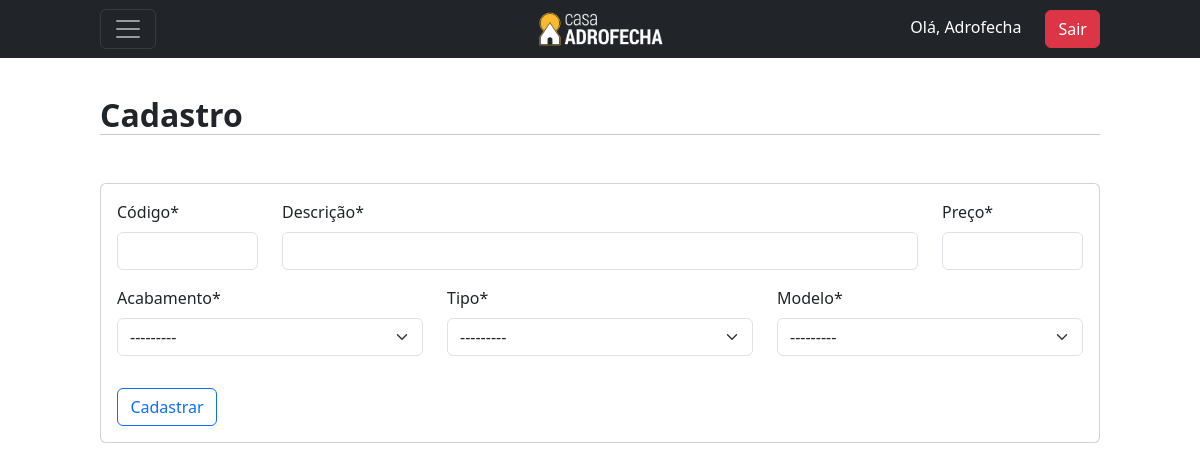
/cadastrar/puxador (signed in), run on the app's committed database.
### cadastros/models.py (models this page shows)
class Acabamento(models.Model):
    acabamento = models.CharField(max_length=50, unique=True)
    class Meta:
        verbose_name = 'Acabamento'
        verbose_name_plural = 'Acabamentos'
        ordering = ["acabamento"]
    def __str__(self):
        return self.acabamento

class Tipo(models.Model):
    tipo = models.CharField(max_length=30, unique=True)
    class Meta:
        ordering = ["tipo"]
    def __str__(self):
        return self.tipo

class ModeloPuxador(models.Model):
    modelo = models.CharField(max_length=10, unique=True)
    class Meta:
        verbose_name = 'Modelo Puxador'
        verbose_name_plural = 'Modelo Puxadores'
        ordering = ["modelo"]
    def __str__(self):
        return self.modelo

### cadastros/views.py (the view)
# urls.py: path('cadastrar/puxador', PuxadorCreate.as_view(), name='cadastrar-puxador'),
class PuxadorCreate(LoginRequiredMixin,PermissionRequiredMixin, CreateView):
    model = Puxador
    fields = ['codigo', 'descricao', 'preco', 'acabamento', 'tipo', 'modelo']
    template_name = 'cadastros/CadPuxador.html'
    success_url = reverse_lazy('listar-puxador')
    permission_required = 'cadastros.add.puxador'

### cadastros/templates/cadastros/CadPuxador.html (shortened to what this page needs)
{% extends 'base.html' %}
{% load static %}
{% load crispy_forms_tags %}
{% block content %}
<div class="container mt-5 pt-5">
<h3 class="fs-2 fw-semibold">Cadastro</h3>
<hr>
<div class="">
    <form class="card p-3 mt-5" autocomplete="off" action="" method="POST">
        <div class="row">
            <div class="col-2">{{ form.codigo|as_crispy_field }}</div>
            <div class="col-8">{{ form.descricao|as_crispy_field }}</div>
            <div class="col-2">{{ form.preco|as_crispy_field }}</div>
        </div>
        <div class="row">
            <div class="col-4">{{ form.acabamento|as_crispy_field }}</div>
            <div class="col-4">{{ form.tipo|as_crispy_field }}</div>
            <div class="col-4">{{ form.modelo|as_crispy_field }}</div>
        </div>
        <button type="submit" class="mt-3 btn btn-outline-primary" style="width: 100px;">Cadastrar</button>
    </form>
</div>
{% endblock %}

### paginas/templates/navbar.html (shortened to what this page needs)
{% load static %}
<nav class="navbar navbar-dark bg-dark fixed-top">
  <div class="container">
      <div class="col-4">
        <button class="navbar-toggler" type="button" data-bs-toggle="offcanvas" data-bs-target="#offcanvasDarkNavbar" aria-controls="offcanvasDarkNavbar">
        <span class="navbar-toggler-icon"></span>
        </button>
      </div>
      <div class="col-4 d-flex justify-content-center">
             <a href="{% url 'inicio' %}"><img src="{% static 'images/LogoPreto2.png' %}" alt="Logo" width="130" height="10"</img></a>
      </div>
      <div class="col-4 d-flex justify-content-end">
          <ul>
              {% if request.user.is_authenticated %}
                <li><a style="color:white";>Olá, {{ user.username }}</a><a class="ms-4 btn btn-danger mb-md-0" href="{% url 'logout' %}">Sair</a></li>
              {% else %}
                <li><a class="btn btn-primary mb-md-0" href="{% url 'login' %}">Entrar</a></li>
              {% endif %}
          </ul>
      </div>
  </div>
</nav>

### data on the page
Acabamento: acabamento "---------"
Tipo: tipo "---------"
ModeloPuxador: modelo "---------"

### other printed values
{{ user.username }} "Adrofecha"
